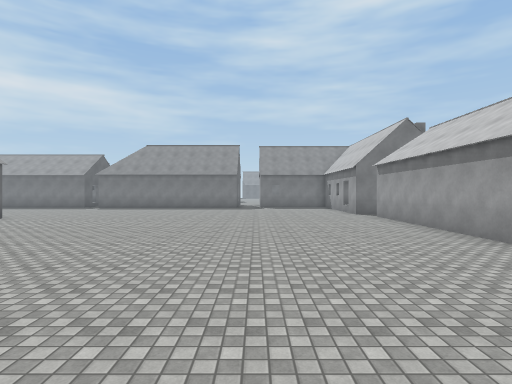
View 1 (above)

24 first-person views from a walk through a 3-D level made in the Unity game engine. The camera is 1.3 m above the floor, looks level and sees 80° across. The floor is counted in squares, 2 m on a side. Each view is taken from the middle of a square. On the plan, view 1 faces up. The plan holds only what a view shows up to about 10 squares ahead; the rest is blank. The place goes on beyond the plan. Surface patterns are stand-ins for the level's own textures.

View 2
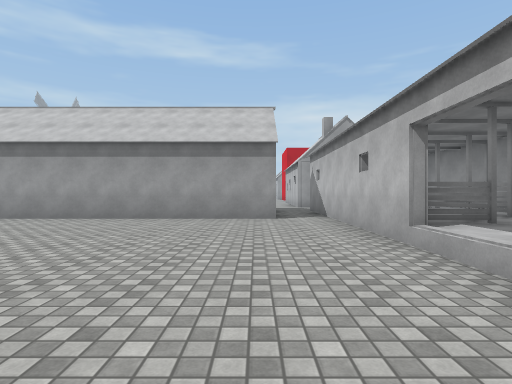

View 3
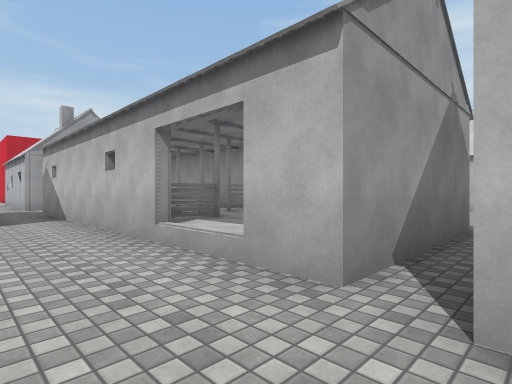

View 4
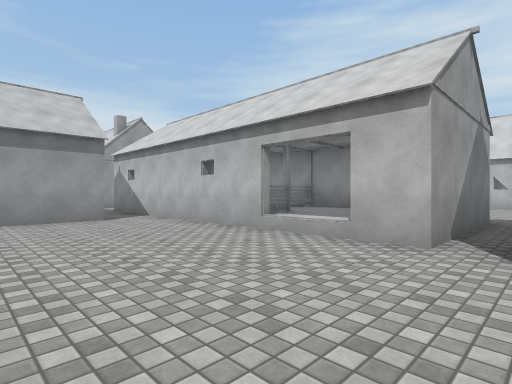

View 5
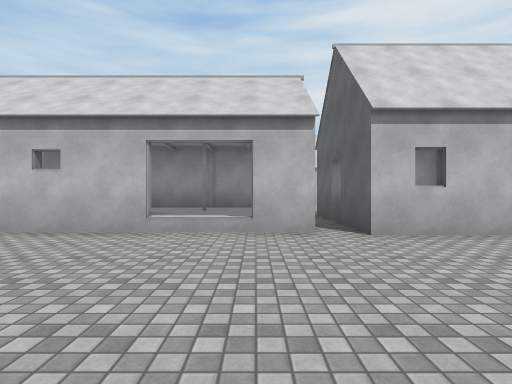

View 6
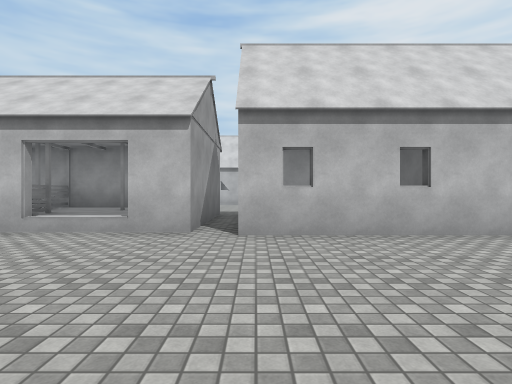

View 7
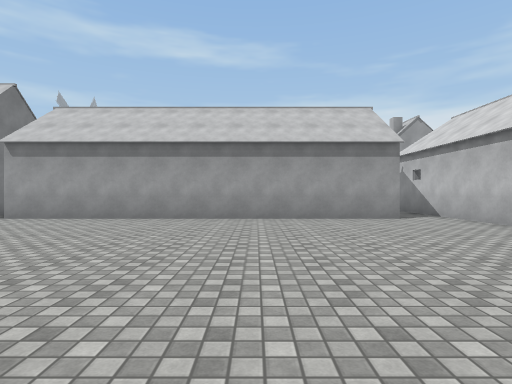

View 8
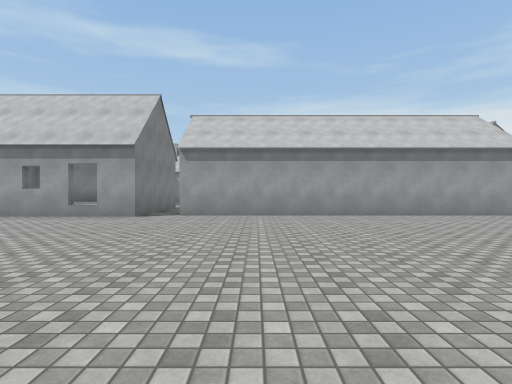

View 9
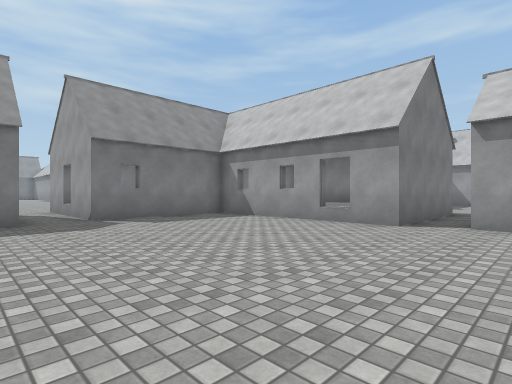

View 10
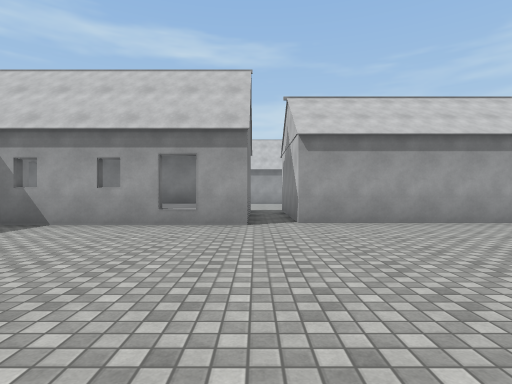

View 11
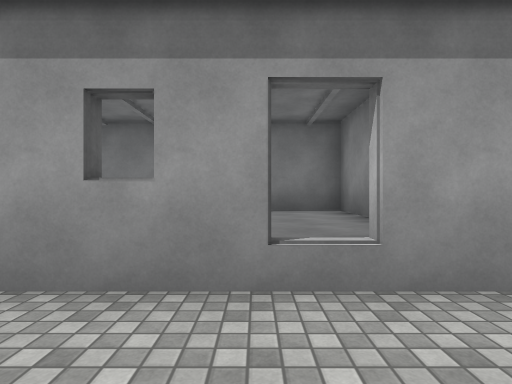

View 12
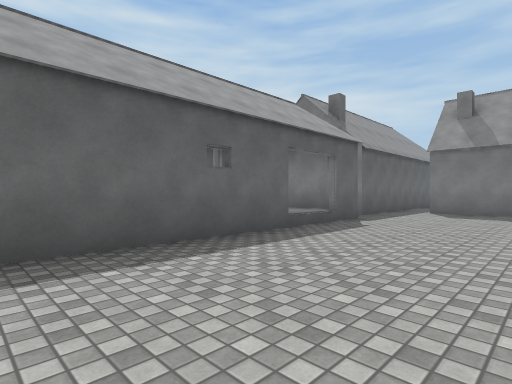

View 13
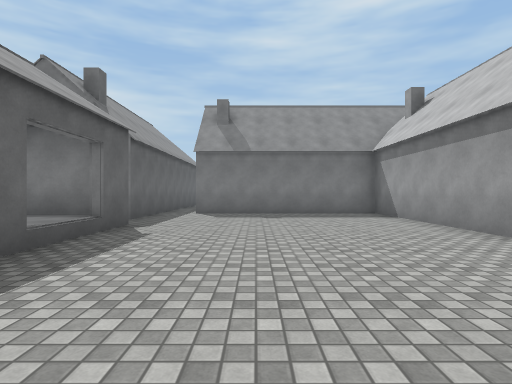

View 14
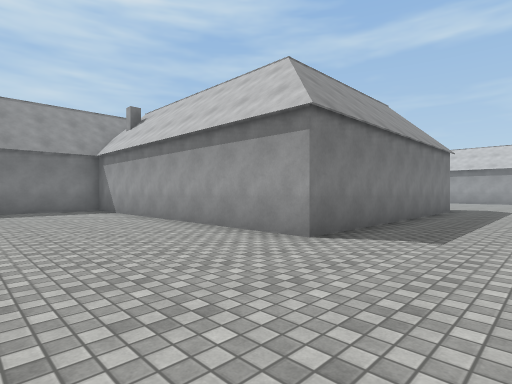

View 15
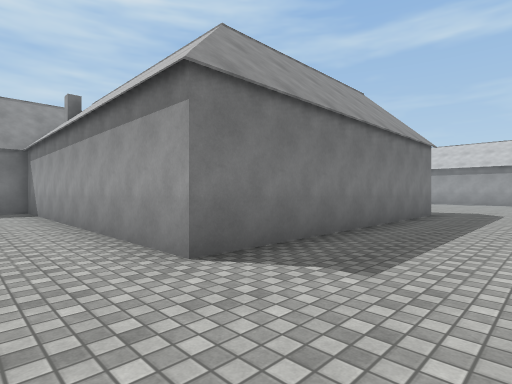

View 16
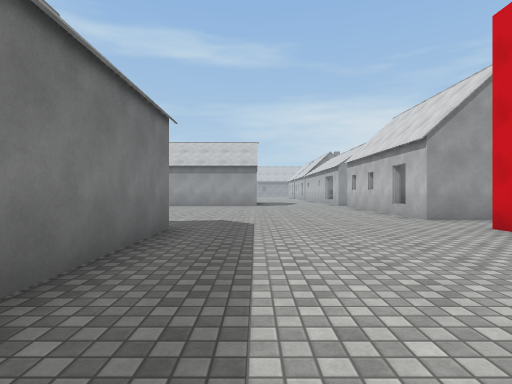

View 17
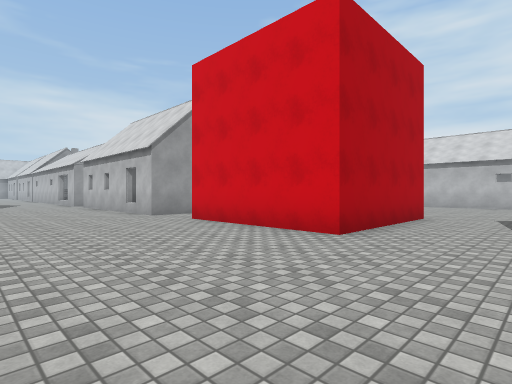

View 18
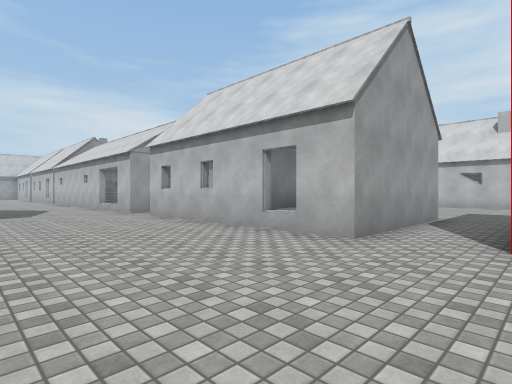

View 19
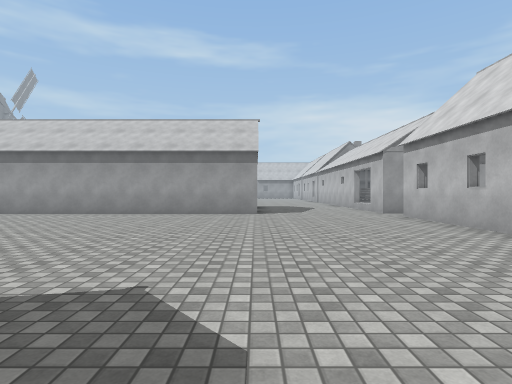

View 20
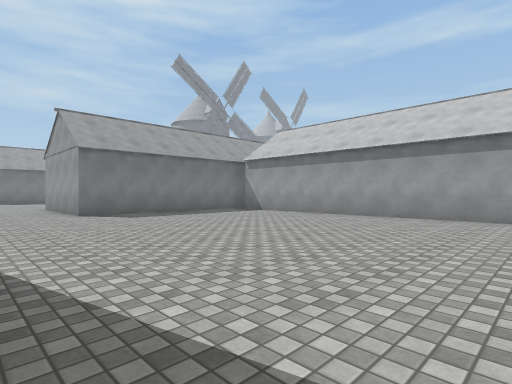

View 21
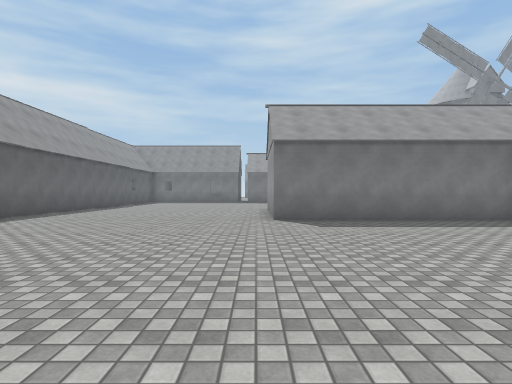

View 22
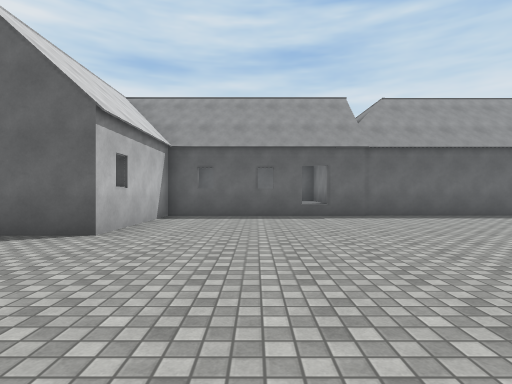

View 23
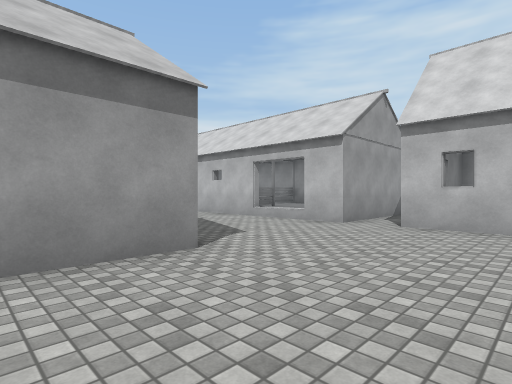

View 24
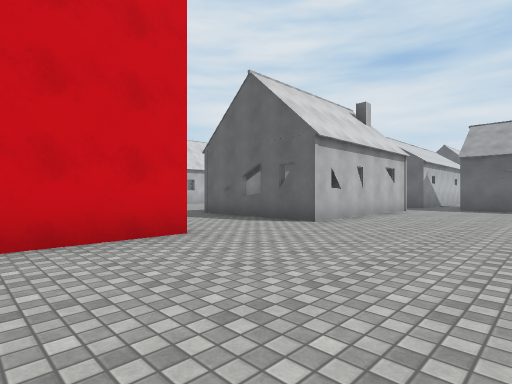

### Floor plan
Key: @ floor where view 1 was taken; # wall or solid block; . main floor; : floor 0.5 m higher than the main floor; / step, stairs or slope; H house.
Columns run from 6 left of view 1 to 35 right of it. Each row starts with its distance up from view 1.
 17  HH  .....#HHH#        HH.......H
 16      .....#HHH# HHH H  HH.......H   H
 15     ......HHHH#HHHHHHH  H.......H   H
 14     ......#HHH#......H H .......######
 13     ......#HHH#......HHHH............#
 12     ......HHHHH......HHHH............#
 11     .......HHHH......HHHH............#
 10 ...........#  :......HHHH............#
  9 ...........#  :......HHHHHHHH........#H H
  8 ...........# HH......HHHHHHHH........#H H
  7 ...........HHHH......HHHHHHHH........#H
  6  ..........#HHH......HHHHHHHH........#
  5   .........HH:H......................#
  4   .........# HH......................HHH
  3  ..........#  H..........................
  2 ...........HHHH..........................
  1 ..........................................
  0 HHHHH#@#####H#.. HHHHH...####.#H###H#H#/#H
 -1 HHHHH   HH  HH    HHHH...#   .#HHHHH H   H
 -2 HHHHH    H   H     HHH...#   .#HHHHHHH
 -3 HHHHH   H#H#         H...#   .#     #H
 -4     H#########       #...#   .H     #
 -5     .                  ...   ..
 -6                        ...   ..
 -7                        ...   ..
 -8                        ..    ..

Where each view was taken, in squares from view 1:
view 1: 0 up, 0 right, facing up
view 2: 2 up, 3 left, facing right
view 3: 2 up, 3 left, facing down-right
view 4: 4 up, 3 left, facing down-right
view 5: 5 up, 1 left, facing down
view 6: 5 up, 3 left, facing down
view 7: 5 up, 3 left, facing right
view 8: 9 up, 4 left, facing right
view 9: 10 up, 2 left, facing up-right
view 10: 12 up, 2 left, facing right
view 11: 14 up, 2 right, facing right
view 12: 4 up, 12 right, facing up-left
view 13: 5 up, 11 right, facing up
view 14: 3 up, 11 right, facing up-right
view 15: 3 up, 13 right, facing up-right
view 16: 4 up, 17 right, facing right
view 17: 4 up, 16 right, facing down-right
view 18: 4 up, 22 right, facing down-right
view 19: 4 up, 22 right, facing right
view 20: 5 up, 23 right, facing up-right
view 21: 7 up, 25 right, facing up
view 22: 12 up, 27 right, facing left
view 23: 6 up, 28 right, facing down-right
view 24: 4 up, 21 right, facing down-left
